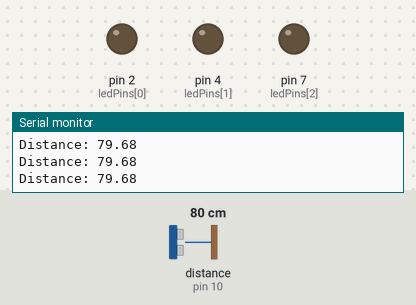
The sketch below on a simulated Arduino Uno, built with avr-gcc and run on an emulated ATmega328P. On the bench: output pins drawn as LEDs (lit = HIGH), the last lines printed to the serial monitor. Wiring (inferred from the names in the program): ultrasonic range finder: trigger pin 9; echo pin 10. The test bench sets the inputs (shaded band); at power-on: distance to the obstacle (sensor on pin 10) 80 cm. The echo pulse lasts 58.3 µs per cm; pins used as bus, display or sensor lines are not drawn.

Above: at 1.2 s.
1.3 s: distance to the obstacle (sensor on pin 10) set to 7 cm
2.8 s: distance to the obstacle (sensor on pin 10) set to 4 cm
At 4.0 s:
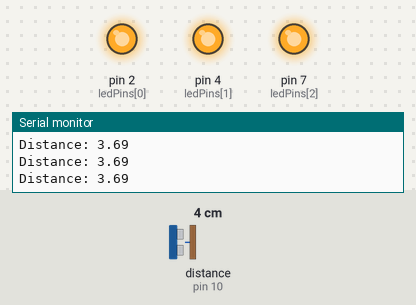
4.3 s: distance to the obstacle (sensor on pin 10) set to 9 cm
At 4.6 s:
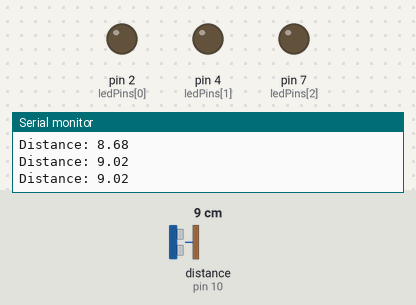
5.8 s: distance to the obstacle (sensor on pin 10) set to 2 cm
At 6.5 s:
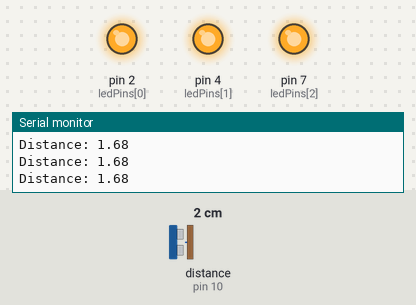
Timing chart, 0 to 8.3 s (numbered marks = the images above; inputs shaded):
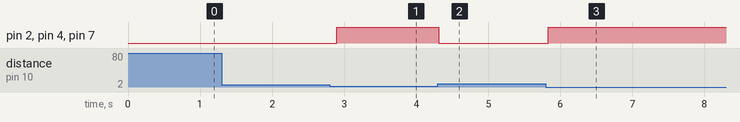

The sketch:

easy_mode.ino
```cpp
// Define the pins that Trig and Echo are connected to
const int trigPin = 9;
const int echoPin = 10;

// Define the LEDs
const int ledPins[3] = {2, 4, 7};


// duration and distance, hold the length of the sound wave and how far away the object is.
float duration, distance;

void setup() {
  // declare Trig pin as an output, and Echo pin as an input
	pinMode(trigPin, OUTPUT);
	pinMode(echoPin, INPUT);
  for (int i = 0; i < 3; i++) {
    pinMode(ledPins[i], OUTPUT);
  }
	Serial.begin(9600);
}

void loop() {
  // set the trigPin low for 2 microseconds just to make sure that the pin in low first.
	digitalWrite(trigPin, LOW);
	delayMicroseconds(2);
  // set it high for 10 microseconds, which sends out an 8 cycle sonic burst from the transmitter, which then bounces of an object and hits the receiver
	digitalWrite(trigPin, HIGH);
	delayMicroseconds(10);
	digitalWrite(trigPin, LOW);

  //store the time in the duration variable.
  duration = pulseIn(echoPin, HIGH);
  // caculate the distance with the equation speed = distance/time, time = .0343 c/μS
  // devide it by 2 cause the sound wave travel to the object and back
  distance = (duration*.0343)/2;
  Serial.print("Distance: ");
	Serial.println(distance);

  // if player use their hand to cover the easy mode option, light all LEDs that is placed becide the interactive objects
  if (distance < 5){
    for (int i = 0; i < 3; i++) {
      digitalWrite(ledPins[i], HIGH);
    }
  }
  else{
    for (int i = 0; i < 3; i++) {
      digitalWrite(ledPins[i], LOW);
    }
  }

  delay(100);
}

// Reference
// https://projecthub.arduino.cc/Isaac100/getting-started-with-the-hc-sr04-ultrasonic-sensor-7cabe1
```

Measured:
- the behaviour switches between 6 and 5 cm on distance to the obstacle (sensor on pin 10) (found by bisection; images 0 and 1)
- after the input at 2.8 s, pin 2 (ledPins[0]), pin 4 (ledPins[1]), pin 7 (ledPins[2]): LOW → HIGH after 0.10 s
- after the input at 4.3 s, pin 2 (ledPins[0]), pin 4 (ledPins[1]), pin 7 (ledPins[2]): HIGH → LOW at once
- after the input at 5.8 s, pin 2 (ledPins[0]), pin 4 (ledPins[1]), pin 7 (ledPins[2]): LOW → HIGH at once
